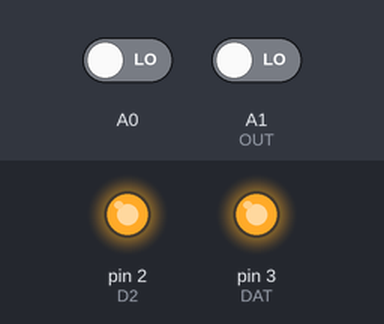
Recording of a sketch running on a simulated Arduino Nano, built with avr-gcc and run on an emulated ATmega328P. Parts: output pins drawn as LEDs (lit = HIGH). Inputs (shaded band) come from the test bench; at power-on: A0 LOW, A1 (OUT) LOW. What the sketch prints to the serial monitor is not drawn.

Above: at 0.1 s.
Timing chart, 0 to 1.6 s (numbered marks = the images above):
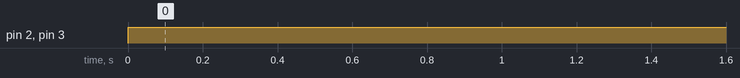

The sketch:

IRtransmit.ino
```cpp
/*
 * Simple tests for the Infrared Signal
 * For an Arduino Nano microcontroller
 * - Zayd Khalidi 14/03/2024
 */

const int DAT = 3;
const int OUT = A1;

void setup() {

  pinMode(2, OUTPUT); //D2
  pinMode(DAT, OUTPUT); //D3
  pinMode(OUT, INPUT); //D4
  pinMode(5, OUTPUT); //D5
  pinMode(A0, INPUT);

  Serial.begin(115200);
}

void loop() {
  // const Vcc
  digitalWrite(2, HIGH);
  digitalWrite(3, HIGH);

  digitalWrite(DAT, HIGH);
//  delay(10);
//  digitalWrite(DAT, LOW);
//  delay(10);

//  if (digitalRead(OUT) == 1) {
//    Serial.println("IR signal detected");
//  }

  Serial.print("Receiver: ");
  Serial.println(digitalRead(OUT));
  Serial.print("QRD: ");
  Serial.println(digitalRead(A0));

  delay(100);


}
```

Measured:
- by itself, pin 2 (D2), pin 3 (DAT): LOW → HIGH at 0.00 s
